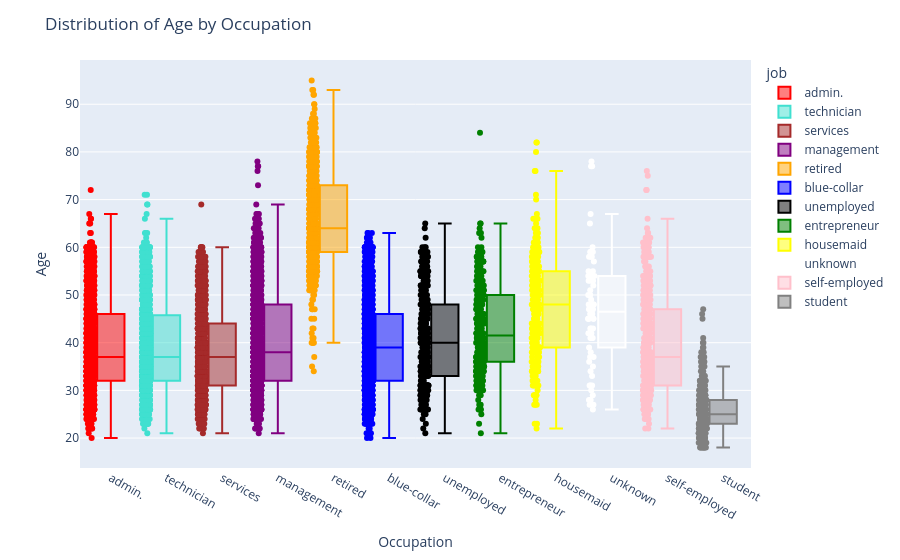

Source (notebook cell):
### Code cell
import plotly.express as px

fig = px.box(df, x="job", y="age", color="job", color_discrete_map={
    "admin.": "red",
    "blue-collar": "blue",
    "entrepreneur": "green",
    "housemaid": "yellow",
    "management": "purple",
    "retired": "orange",
    "self-employed": "pink",
    "services": "brown",
    "student": "grey",
    "technician": "turquoise",
    "unemployed": "black",
    "unknown": "white"
}, points="all")

fig.update_layout(
    title='Distribution of Age by Occupation',
    xaxis=dict(
        title='Occupation'
    ),
    yaxis=dict(
        title='Age'
    )
)

fig.show()

### Figure 1 — Plotly figure (JSON) as saved in the notebook; plotly's stock layout.template omitted (floating-point values rounded to 4 significant figures; data arrays with more than 128 entries replaced by an {"elided": "..."} marker saying what was removed)
{"data": [{"alignmentgroup": "True", "boxpoints": "all", "hovertemplate": "job=%{x}<br>age=%{y}<extra></extra>", "legendgroup": "admin.", "marker": {"color": "red"}, "name": "admin.", "notched": false, "offsetgroup": "admin.", "orientation": "v", "showlegend": true, "type": "box", "x": {"elided": "1334 str values"}, "x0": " ", "xaxis": "x", "y": {"elided": "1334 int values"}, "y0": " ", "yaxis": "y"}, {"alignmentgroup": "True", "boxpoints": "all", "hovertemplate": "job=%{x}<br>age=%{y}<extra></extra>", "legendgroup": "technician", "marker": {"color": "turquoise"}, "name": "technician", "notched": false, "offsetgroup": "technician", "orientation": "v", "showlegend": true, "type": "box", "x": {"elided": "1823 str values"}, "x0": " ", "xaxis": "x", "y": {"elided": "1823 int values"}, "y0": " ", "yaxis": "y"}, {"alignmentgroup": "True", "boxpoints": "all", "hovertemplate": "job=%{x}<br>age=%{y}<extra></extra>", "legendgroup": "services", "marker": {"color": "brown"}, "name": "services", "notched": false, "offsetgroup": "services", "orientation": "v", "showlegend": true, "type": "box", "x": {"elided": "923 str values"}, "x0": " ", "xaxis": "x", "y": {"elided": "923 int values"}, "y0": " ", "yaxis": "y"}, {"alignmentgroup": "True", "boxpoints": "all", "hovertemplate": "job=%{x}<br>age=%{y}<extra></extra>", "legendgroup": "management", "marker": {"color": "purple"}, "name": "management", "notched": false, "offsetgroup": "management", "orientation": "v", "showlegend": true, "type": "box", "x": {"elided": "2566 str values"}, "x0": " ", "xaxis": "x", "y": {"elided": "2566 int values"}, "y0": " ", "yaxis": "y"}, {"alignmentgroup": "True", "boxpoints": "all", "hovertemplate": "job=%{x}<br>age=%{y}<extra></extra>", "legendgroup": "retired", "marker": {"color": "orange"}, "name": "retired", "notched": false, "offsetgroup": "retired", "orientation": "v", "showlegend": true, "type": "box", "x": {"elided": "778 str values"}, "x0": " ", "xaxis": "x", "y": {"elided": "778 int values"}, "y0": " ", "yaxis": "y"}, {"alignmentgroup": "True", "boxpoints": "all", "hovertemplate": "job=%{x}<br>age=%{y}<extra></extra>", "legendgroup": "blue-collar", "marker": {"color": "blue"}, "name": "blue-collar", "notched": false, "offsetgroup": "blue-collar", "orientation": "v", "showlegend": true, "type": "box", "x": {"elided": "1944 str values"}, "x0": " ", "xaxis": "x", "y": {"elided": "1944 int values"}, "y0": " ", "yaxis": "y"}, {"alignmentgroup": "True", "boxpoints": "all", "hovertemplate": "job=%{x}<br>age=%{y}<extra></extra>", "legendgroup": "unemployed", "marker": {"color": "black"}, "name": "unemployed", "notched": false, "offsetgroup": "unemployed", "orientation": "v", "showlegend": true, "type": "box", "x": {"elided": "357 str values"}, "x0": " ", "xaxis": "x", "y": {"elided": "357 int values"}, "y0": " ", "yaxis": "y"}, {"alignmentgroup": "True", "boxpoints": "all", "hovertemplate": "job=%{x}<br>age=%{y}<extra></extra>", "legendgroup": "entrepreneur", "marker": {"color": "green"}, "name": "entrepreneur", "notched": false, "offsetgroup": "entrepreneur", "orientation": "v", "showlegend": true, "type": "box", "x": {"elided": "328 str values"}, "x0": " ", "xaxis": "x", "y": {"elided": "328 int values"}, "y0": " ", "yaxis": "y"}, {"alignmentgroup": "True", "boxpoints": "all", "hovertemplate": "job=%{x}<br>age=%{y}<extra></extra>", "legendgroup": "housemaid", "marker": {"color": "yellow"}, "name": "housemaid", "notched": false, "offsetgroup": "housemaid", "orientation": "v", "showlegend": true, "type": "box", "x": {"elided": "274 str values"}, "x0": " ", "xaxis": "x", "y": {"elided": "274 int values"}, "y0": " ", "yaxis": "y"}, {"alignmentgroup": "True", "boxpoints": "all", "hovertemplate": "job=%{x}<br>age=%{y}<extra></extra>", "legendgroup": "unknown", "marker": {"color": "white"}, "name": "unknown", "notched": false, "offsetgroup": "unknown", "orientation": "v", "showlegend": true, "type": "box", "x": ["unknown", "unknown", "unknown", "unknown", "unknown", "unknown", "unknown", "unknown", "unknown", "unknown", "unknown", "unknown", "unknown", "unknown", "unknown", "unknown", "unknown", "unknown", "unknown", "unknown", "unknown", "unknown", "unknown", "unknown", "unknown", "unknown", "unknown", "unknown", "unknown", "unknown", "unknown", "unknown", "unknown", "unknown", "unknown", "unknown", "unknown", "unknown", "unknown", "unknown", "unknown", "unknown", "unknown", "unknown", "unknown", "unknown", "unknown", "unknown", "unknown", "unknown", "unknown", "unknown", "unknown", "unknown", "unknown", "unknown", "unknown", "unknown", "unknown", "unknown", "unknown", "unknown", "unknown", "unknown", "unknown", "unknown", "unknown", "unknown", "unknown", "unknown"], "x0": " ", "xaxis": "x", "y": [49, 52, 60, 31, 34, 28, 37, 58, 50, 45, 41, 47, 65, 38, 54, 41, 53, 54, 42, 54, 27, 77, 54, 50, 55, 48, 28, 27, 45, 58, 33, 37, 78, 57, 67, 53, 55, 43, 47, 35, 42, 41, 29, 59, 47, 59, 42, 45, 45, 31, 43, 26, 41, 59, 48, 45, 48, 46, 31, 39, 46, 53, 58, 30, 59, 36, 43, 77, 54, 51], "y0": " ", "yaxis": "y"}, {"alignmentgroup": "True", "boxpoints": "all", "hovertemplate": "job=%{x}<br>age=%{y}<extra></extra>", "legendgroup": "self-employed", "marker": {"color": "pink"}, "name": "self-employed", "notched": false, "offsetgroup": "self-employed", "orientation": "v", "showlegend": true, "type": "box", "x": {"elided": "405 str values"}, "x0": " ", "xaxis": "x", "y": {"elided": "405 int values"}, "y0": " ", "yaxis": "y"}, {"alignmentgroup": "True", "boxpoints": "all", "hovertemplate": "job=%{x}<br>age=%{y}<extra></extra>", "legendgroup": "student", "marker": {"color": "grey"}, "name": "student", "notched": false, "offsetgroup": "student", "orientation": "v", "showlegend": true, "type": "box", "x": {"elided": "360 str values"}, "x0": " ", "xaxis": "x", "y": {"elided": "360 int values"}, "y0": " ", "yaxis": "y"}], "layout": {"boxmode": "overlay", "legend": {"title": {"text": "job"}, "tracegroupgap": 0}, "margin": {"t": 60}, "title": {"text": "Distribution of Age by Occupation"}, "xaxis": {"anchor": "y", "categoryarray": ["admin.", "technician", "services", "management", "retired", "blue-collar", "unemployed", "entrepreneur", "housemaid", "unknown", "self-employed", "student"], "categoryorder": "array", "domain": [0, 1], "title": {"text": "Occupation"}}, "yaxis": {"anchor": "x", "domain": [0, 1], "title": {"text": "Age"}}}}
